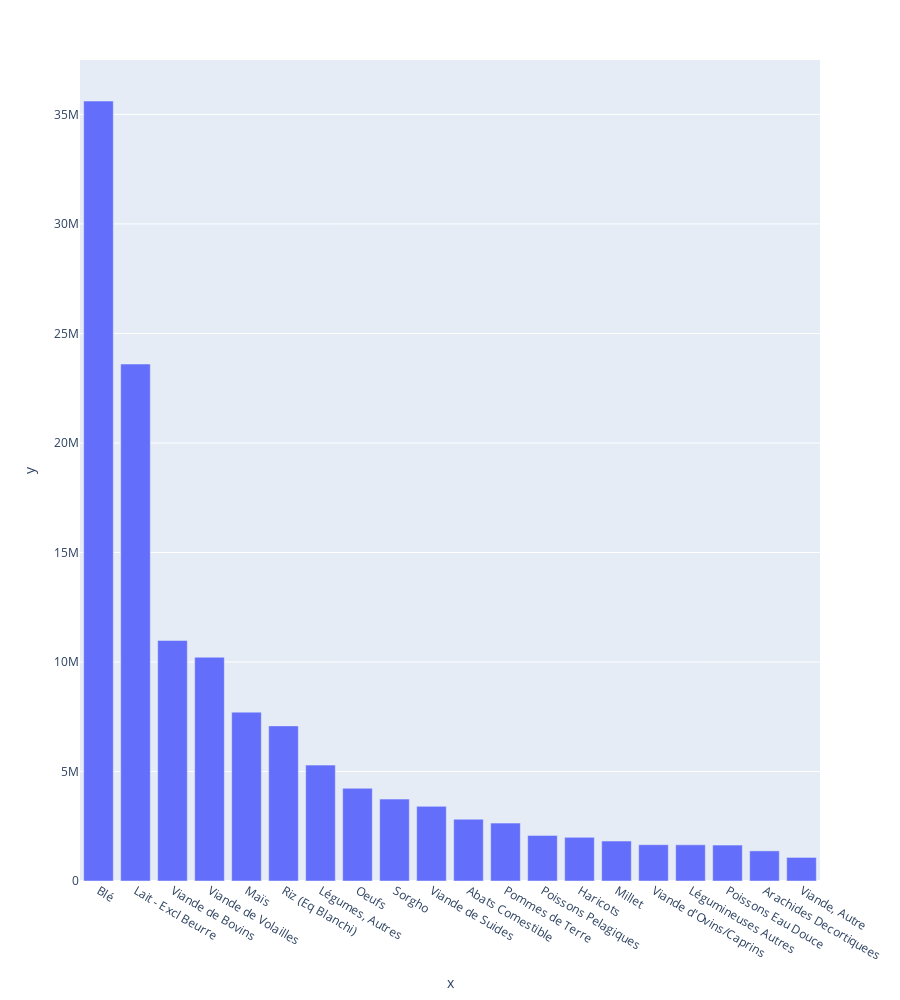

The cell this chart's notebook holds for it:
### Code cell
df=m_df_protéinesKg[["Produit", "protéinesKg"]]
df=df.groupby(["Produit"]).quantile(0.5)

df = df.reset_index()

df.sort_values(by='protéinesKg', ascending=False, inplace=True )
fig = px.bar(x=df.head(20).Produit,y=df.head(20).protéinesKg,height=1000)
fig.show()
df.head(5)

### Figure 1 — Plotly figure (JSON) as saved in the notebook; plotly's stock layout.template omitted (floating-point values rounded to 4 significant figures)
{"data": [{"alignmentgroup": "True", "hovertemplate": "x=%{x}<br>y=%{y}<extra></extra>", "legendgroup": "", "marker": {"color": "#636efa", "pattern": {"shape": ""}}, "name": "", "offsetgroup": "", "orientation": "v", "showlegend": false, "textposition": "auto", "type": "bar", "x": ["Blé", "Lait - Excl Beurre", "Viande de Bovins", "Viande de Volailles", "Maïs", "Riz (Eq Blanchi)", "Légumes, Autres", "Oeufs", "Sorgho", "Viande de Suides", "Abats Comestible", "Pommes de Terre", "Poissons Pelagiques", "Haricots", "Millet", "Viande d'Ovins/Caprins", "Légumineuses Autres", "Poissons Eau Douce", "Arachides Decortiquees", "Viande, Autre"], "xaxis": "x", "y": [35610000.0, 23600000.0, 10980000.0, 10220000.0, 7711000.0, 7082000.0, 5292000.0, 4232000.0, 3740000.0, 3408000.0, 2820000.0, 2644000.0, 2083000.0, 1993000.0, 1824000.0, 1658000.0, 1652000.0, 1639000.0, 1375000.0, 1076000.0], "yaxis": "y"}], "layout": {"barmode": "relative", "height": 1000, "legend": {"tracegroupgap": 0}, "margin": {"t": 60}, "xaxis": {"anchor": "y", "domain": [0, 1], "title": {"text": "x"}}, "yaxis": {"anchor": "x", "domain": [0, 1], "title": {"text": "y"}}}}
